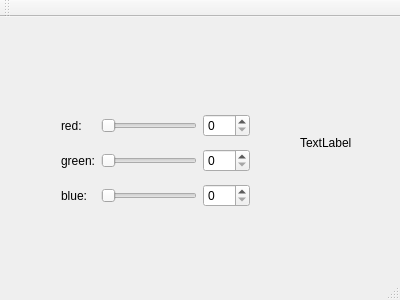
<?xml version="1.0" encoding="UTF-8"?>
<ui version="4.0">
 <class>MainWindow</class>
 <widget class="QMainWindow" name="MainWindow">
  <property name="geometry">
   <rect>
    <x>0</x>
    <y>0</y>
    <width>400</width>
    <height>300</height>
   </rect>
  </property>
  <property name="windowTitle">
   <string>MainWindow</string>
  </property>
  <widget class="QWidget" name="centralWidget">
   <widget class="QWidget" name="gridLayoutWidget">
    <property name="geometry">
     <rect>
      <x>50</x>
      <y>80</y>
      <width>211</width>
      <height>127</height>
     </rect>
    </property>
    <layout class="QGridLayout" name="gridLayout">
     <item row="1" column="2">
      <widget class="QSlider" name="horizontalSliderRed">
       <property name="orientation">
        <enum>Qt::Horizontal</enum>
       </property>
      </widget>
     </item>
     <item row="3" column="1">
      <widget class="QLabel" name="labelBlue">
       <property name="text">
        <string>blue:</string>
       </property>
      </widget>
     </item>
     <item row="3" column="2">
      <widget class="QSlider" name="horizontalSliderBlue">
       <property name="orientation">
        <enum>Qt::Horizontal</enum>
       </property>
      </widget>
     </item>
     <item row="1" column="1">
      <widget class="QLabel" name="labelRed">
       <property name="text">
        <string>red:</string>
       </property>
      </widget>
     </item>
     <item row="2" column="1">
      <widget class="QLabel" name="labelGreen">
       <property name="text">
        <string>green:</string>
       </property>
      </widget>
     </item>
     <item row="2" column="2">
      <widget class="QSlider" name="horizontalSliderGreen">
       <property name="orientation">
        <enum>Qt::Horizontal</enum>
       </property>
      </widget>
     </item>
     <item row="3" column="3">
      <widget class="QSpinBox" name="spinBoxBlue">
       <property name="maximum">
        <number>255</number>
       </property>
      </widget>
     </item>
     <item row="2" column="3">
      <widget class="QSpinBox" name="spinBoxGreen">
       <property name="maximum">
        <number>255</number>
       </property>
      </widget>
     </item>
     <item row="1" column="3">
      <widget class="QSpinBox" name="spinBoxRed">
       <property name="maximum">
        <number>255</number>
       </property>
      </widget>
     </item>
    </layout>
   </widget>
   <widget class="QLabel" name="colorLabel">
    <property name="geometry">
     <rect>
      <x>300</x>
      <y>100</y>
      <width>62</width>
      <height>51</height>
     </rect>
    </property>
    <property name="text">
     <string>TextLabel</string>
    </property>
   </widget>
  </widget>
  <widget class="QMenuBar" name="menuBar">
   <property name="geometry">
    <rect>
     <x>0</x>
     <y>0</y>
     <width>400</width>
     <height>25</height>
    </rect>
   </property>
   <property name="defaultUp">
    <bool>false</bool>
   </property>
  </widget>
  <widget class="QToolBar" name="mainToolBar">
   <attribute name="toolBarArea">
    <enum>TopToolBarArea</enum>
   </attribute>
   <attribute name="toolBarBreak">
    <bool>false</bool>
   </attribute>
  </widget>
  <widget class="QStatusBar" name="statusBar"/>
 </widget>
 <layoutdefault spacing="6" margin="11"/>
 <resources/>
 <connections>
  <connection>
   <sender>horizontalSliderBlue</sender>
   <signal>valueChanged(int)</signal>
   <receiver>spinBoxBlue</receiver>
   <slot>setValue(int)</slot>
   <hints>
    <hint type="sourcelabel">
     <x>148</x>
     <y>225</y>
    </hint>
    <hint type="destinationlabel">
     <x>232</x>
     <y>225</y>
    </hint>
   </hints>
  </connection>
  <connection>
   <sender>horizontalSliderGreen</sender>
   <signal>valueChanged(int)</signal>
   <receiver>spinBoxGreen</receiver>
   <slot>setValue(int)</slot>
   <hints>
    <hint type="sourcelabel">
     <x>148</x>
     <y>184</y>
    </hint>
    <hint type="destinationlabel">
     <x>232</x>
     <y>184</y>
    </hint>
   </hints>
  </connection>
  <connection>
   <sender>horizontalSliderRed</sender>
   <signal>valueChanged(int)</signal>
   <receiver>spinBoxRed</receiver>
   <slot>setValue(int)</slot>
   <hints>
    <hint type="sourcelabel">
     <x>148</x>
     <y>143</y>
    </hint>
    <hint type="destinationlabel">
     <x>232</x>
     <y>143</y>
    </hint>
   </hints>
  </connection>
 </connections>
</ui>
